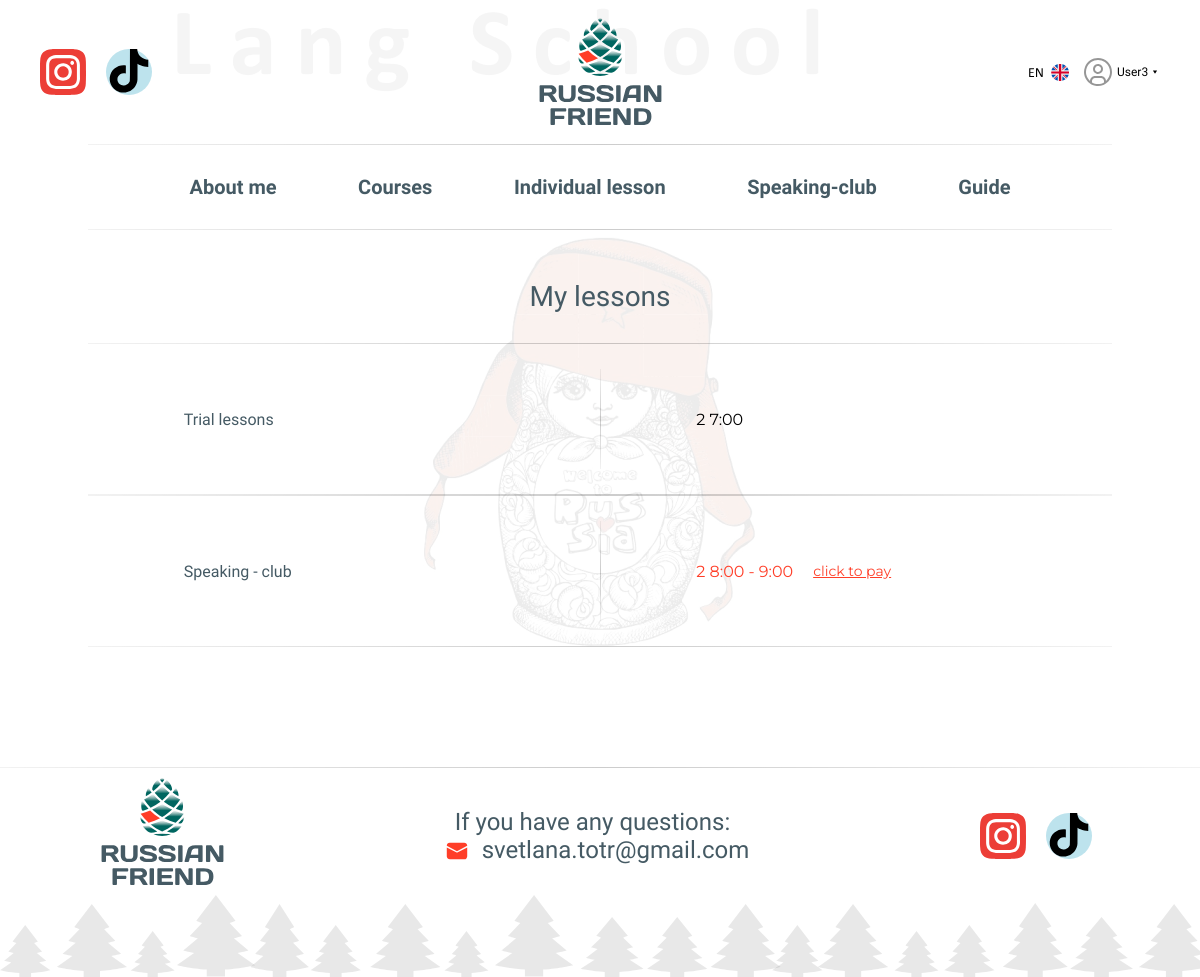
Page /student-lessons.php (signed in) on the committed database.
### tables this page shows
CREATE TABLE `bookstime` (
  `id` int(11) NOT NULL,
  `name` varchar(32) NOT NULL,
  `day` varchar(12) NOT NULL,
  `time` varchar(256) NOT NULL,
  `type` varchar(10) NOT NULL,
  `payment` varchar(12) NOT NULL,
  `confirmation` tinyint(1) NOT NULL,
  `price` int(11) NOT NULL,
  `gmt` varchar(10) NOT NULL
);

### www/Classes/Calendar.php (called while the page is built, shortened)
<?php
class Calendar
{
    protected $dbAccess = null;
    public function __construct()
    {
        $this->dbAccess = new DbAccess();
    }
    public function getLessons()
    {
        $query = "SELECT * FROM `bookstime` WHERE 1";;
        $result = $this->dbAccess->query($query);
        $getUnpayLessons = mysqli_fetch_all($result);
        return $getUnpayLessons;
    }
}

### www/Classes/DbAccess.php (called while the page is built, shortened)
<?php
class DbAccess
{
    protected $mysqli = '';
    function __construct()
    {
        $this->mysqli = new \mysqli('localhost', 'mysql', 'mysql', 'russian-friend');
    }
    public function query($query)
    {
        return $this->mysqli->query($query);
    }
}

### www/student-lessons.php (the view, shortened to what this page needs)
<?php
require 'pages/requires/header.php';
$monthes = [];
$objCalendar = new \Classes\Calendar();
$result = $objCalendar->getLessons();
$decorLine = 'decor-disable';
$today = strtotime(date("d.m.Y"));
foreach ($result as $item) {
    if ($item[1] === $_SESSION['name']) {
        $date  = strtotime($item[2]);
        $decorLine = '';
        if ($item[4] === 'free') {
            if ($today <= $date) {
                $freeActive = 'block-active';
            }
        }
        if ($item[4] === 's-club') {
            if ($today <= $date) {
                $sClubActive = 'block-active';
            }
        }
    }
}
?>
    <main class="student-lessons">
        <section class="inner">
            <h2 switch-lang="<?= switchLang() ?>" switchable-text="Мои занятия" class="main-title">My lessons</h2>
            <div class="decor-line <?= $decorLine ?>"></div>
            <div class="block free-less <?= $freeActive ?>">
                <div switch-lang="<?= switchLang() ?>" switchable-text="Пробные уроки"
                     class="block__elem block__elem--title">Trial lessons
                </div>
                <div class="block__elem block__elem--content">
                    <?php foreach ($result as $item):
                        if (($item[1] === $_SESSION['name']) and $item[4] === 'free'):
                            $arr = explode('.', $item[2]);
                            $arr[1] = $monthes[+$arr[1] - 1];?>
                                <div class="content-elem"><?= $arr[0] . ' ' . $arr[1] . ' ' . $item[3] ?></div>
                        <?php endif; ?>
                    <?php endforeach; ?>
                </div>
            </div>
            <div class="decor-line  <?= $decorLine ?>"></div>
            <div class="decor-line  <?= $decorLine ?>"></div>
            <div class="block s-club-less <?= $sClubActive ?>">
                <div switch-lang="<?= switchLang() ?>" switchable-text=" Разговорный клуб"
                     class="block__elem block__elem--title">Speaking - club
                </div>
                <div class="block__elem block__elem--content">
                    <?php foreach ($result as $item):
                        if (($item[1] === $_SESSION['name']) and $item[4] === 's-club'):
                            $arr = explode('.', $item[2]);
                            $arr[1] = $monthes[+$arr[1] - 1]; ?>
                            <div class="flex" style="display: flex">
                                <div payment="<?=$item[5]?>" confirmation="<?=$item[6]?>" class="content-elem"><?= $arr[0] . ' ' . $arr[1] . ' ' . $item[3] ?></div>
                                <a class="pay-btn" href="/payment.php">click to pay</a>
                            </div>
                        <?php endif; ?>
                    <?php endforeach; ?>
                </div>
            </div>
            <div class="decor-line  <?= $decorLine ?>"></div>
        </section>
    </main>
<?php require 'pages/requires/footer.php' ?>

### rows in the picture
bookstime: arr "2", time "7:00"
bookstime: arr "2", time "8:00 - 9:00"

### other values in the picture
$_SESSION['name'] "User3"
